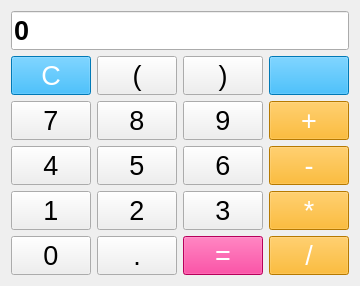
      <widget class="QWidget" name="standard_page">
       <layout class="QGridLayout" name="gridLayout_4">
        <item row="0" column="0">
         <widget class="QLineEdit" name="line_result">
          <property name="sizePolicy">
           <sizepolicy hsizetype="Expanding" vsizetype="Expanding">
            <horstretch>0</horstretch>
            <verstretch>0</verstretch>
           </sizepolicy>
          </property>
          <property name="font">
           <font>
            <pointsize>20</pointsize>
            <bold>true</bold>
           </font>
          </property>
          <property name="text">
           <string>0</string>
          </property>
          <property name="readOnly">
           <bool>true</bool>
          </property>
         </widget>
        </item>
        <item row="1" column="0">
         <layout class="QGridLayout" name="gridLayout_3">
          <item row="4" column="2">
           <widget class="QPushButton" name="btn_equal">
            <property name="sizePolicy">
             <sizepolicy hsizetype="Expanding" vsizetype="Expanding">
              <horstretch>0</horstretch>
              <verstretch>0</verstretch>
             </sizepolicy>
            </property>
            <property name="font">
             <font>
              <pointsize>20</pointsize>
             </font>
            </property>
            <property name="styleSheet">
             <string notr="true">color: rgb(255, 255, 255);
background-color: rgb(255, 0, 127);</string>
            </property>
            <property name="text">
             <string>=</string>
            </property>
           </widget>
          </item>
          <item row="4" column="3">
           <widget class="QPushButton" name="btn_divide">
            <property name="sizePolicy">
             <sizepolicy hsizetype="Expanding" vsizetype="Expanding">
              <horstretch>0</horstretch>
              <verstretch>0</verstretch>
             </sizepolicy>
            </property>
            <property name="font">
             <font>
              <pointsize>20</pointsize>
             </font>
            </property>
            <property name="styleSheet">
             <string notr="true">color: rgb(255, 255, 255);
background-color: rgb(255, 170, 0);</string>
            </property>
            <property name="text">
             <string>/</string>
            </property>
           </widget>
          </item>
          <item row="0" column="1">
           <widget class="QPushButton" name="btn_leftbracket">
            <property name="sizePolicy">
             <sizepolicy hsizetype="Expanding" vsizetype="Expanding">
              <horstretch>0</horstretch>
              <verstretch>0</verstretch>
             </sizepolicy>
            </property>
            <property name="font">
             <font>
              <pointsize>20</pointsize>
             </font>
            </property>
            <property name="text">
             <string>(</string>
            </property>
           </widget>
          </item>
          <item row="2" column="1">
           <widget class="QPushButton" name="btn_5">
            <property name="sizePolicy">
             <sizepolicy hsizetype="Expanding" vsizetype="Expanding">
              <horstretch>0</horstretch>
              <verstretch>0</verstretch>
             </sizepolicy>
            </property>
            <property name="font">
             <font>
              <pointsize>20</pointsize>
             </font>
            </property>
            <property name="text">
             <string>5</string>
            </property>
           </widget>
          </item>
          <item row="0" column="3">
           <widget class="QPushButton" name="btn_del">
            <property name="sizePolicy">
             <sizepolicy hsizetype="Expanding" vsizetype="Expanding">
              <horstretch>0</horstretch>
              <verstretch>0</verstretch>
             </sizepolicy>
            </property>
            <property name="font">
             <font>
              <pointsize>20</pointsize>
             </font>
            </property>
            <property name="styleSheet">
             <string notr="true">color: rgb(255, 255, 255);
background-color: rgb(0, 170, 255);</string>
            </property>
            <property name="text">
             <string/>
            </property>
            <property name="icon">
             <iconset theme="edit-undo">
              <normaloff>.</normaloff>.</iconset>
            </property>
            <property name="iconSize">
             <size>
              <width>32</width>
              <height>32</height>
             </size>
            </property>
           </widget>
          </item>
          <item row="1" column="3">
           <widget class="QPushButton" name="btn_plus">
            <property name="sizePolicy">
             <sizepolicy hsizetype="Expanding" vsizetype="Expanding">
              <horstretch>0</horstretch>
              <verstretch>0</verstretch>
             </sizepolicy>
            </property>
            <property name="font">
             <font>
              <pointsize>20</pointsize>
             </font>
            </property>
            <property name="styleSheet">
             <string notr="true">color: rgb(255, 255, 255);
background-color: rgb(255, 170, 0);</string>
            </property>
            <property name="text">
             <string>+</string>
            </property>
           </widget>
          </item>
          <item row="1" column="2">
           <widget class="QPushButton" name="btn_9">
            <property name="sizePolicy">
             <sizepolicy hsizetype="Expanding" vsizetype="Expanding">
              <horstretch>0</horstretch>
              <verstretch>0</verstretch>
             </sizepolicy>
            </property>
            <property name="font">
             <font>
              <pointsize>20</pointsize>
             </font>
            </property>
            <property name="text">
             <string>9</string>
            </property>
           </widget>
          </item>
          <item row="4" column="1">
           <widget class="QPushButton" name="btn_dot">
            <property name="sizePolicy">
             <sizepolicy hsizetype="Expanding" vsizetype="Expanding">
              <horstretch>0</horstretch>
              <verstretch>0</verstretch>
             </sizepolicy>
            </property>
            <property name="font">
             <font>
              <pointsize>20</pointsize>
             </font>
            </property>
            <property name="text">
             <string>.</string>
            </property>
           </widget>
          </item>
          <item row="2" column="2">
           <widget class="QPushButton" name="btn_6">
            <property name="sizePolicy">
             <sizepolicy hsizetype="Expanding" vsizetype="Expanding">
              <horstretch>0</horstretch>
              <verstretch>0</verstretch>
             </sizepolicy>
            </property>
            <property name="font">
             <font>
              <pointsize>20</pointsize>
             </font>
            </property>
            <property name="text">
             <string>6</string>
            </property>
           </widget>
          </item>
          <item row="2" column="3">
           <widget class="QPushButton" name="btn_minus">
            <property name="sizePolicy">
             <sizepolicy hsizetype="Expanding" vsizetype="Expanding">
              <horstretch>0</horstretch>
              <verstretch>0</verstretch>
             </sizepolicy>
            </property>
            <property name="font">
             <font>
              <pointsize>20</pointsize>
             </font>
            </property>
            <property name="styleSheet">
             <string notr="true">color: rgb(255, 255, 255);
background-color: rgb(255, 170, 0);</string>
            </property>
            <property name="text">
             <string>-</string>
            </property>
           </widget>
          </item>
          <item row="0" column="0">
           <widget class="QPushButton" name="btn_clear">
            <property name="sizePolicy">
             <sizepolicy hsizetype="Expanding" vsizetype="Expanding">
              <horstretch>0</horstretch>
              <verstretch>0</verstretch>
             </sizepolicy>
            </property>
            <property name="font">
             <font>
              <pointsize>20</pointsize>
             </font>
            </property>
            <property name="styleSheet">
             <string notr="true">color: rgb(255, 255, 255);
background-color: rgb(0, 170, 255);</string>
            </property>
            <property name="text">
             <string>C</string>
            </property>
           </widget>
          </item>
          <item row="3" column="1">
           <widget class="QPushButton" name="btn_2">
            <property name="sizePolicy">
             <sizepolicy hsizetype="Expanding" vsizetype="Expanding">
              <horstretch>0</horstretch>
              <verstretch>0</verstretch>
             </sizepolicy>
            </property>
            <property name="font">
             <font>
              <pointsize>20</pointsize>
             </font>
            </property>
            <property name="text">
             <string>2</string>
            </property>
           </widget>
          </item>
          <item row="3" column="0">
           <widget class="QPushButton" name="btn_1">
            <property name="sizePolicy">
             <sizepolicy hsizetype="Expanding" vsizetype="Expanding">
              <horstretch>0</horstretch>
              <verstretch>0</verstretch>
             </sizepolicy>
            </property>
            <property name="font">
             <font>
              <pointsize>20</pointsize>
             </font>
            </property>
            <property name="text">
             <string>1</string>
            </property>
           </widget>
          </item>
          <item row="1" column="1">
           <widget class="QPushButton" name="btn_8">
            <property name="sizePolicy">
             <sizepolicy hsizetype="Expanding" vsizetype="Expanding">
              <horstretch>0</horstretch>
              <verstretch>0</verstretch>
             </sizepolicy>
            </property>
            <property name="font">
             <font>
              <pointsize>20</pointsize>
             </font>
            </property>
            <property name="text">
             <string>8</string>
            </property>
           </widget>
          </item>
          <item row="3" column="3">
           <widget class="QPushButton" name="btn_multiple">
            <property name="sizePolicy">
             <sizepolicy hsizetype="Expanding" vsizetype="Expanding">
              <horstretch>0</horstretch>
              <verstretch>0</verstretch>
             </sizepolicy>
            </property>
            <property name="font">
             <font>
              <pointsize>20</pointsize>
             </font>
            </property>
            <property name="styleSheet">
             <string notr="true">color: rgb(255, 255, 255);
background-color: rgb(255, 170, 0);</string>
            </property>
            <property name="text">
             <string>*</string>
            </property>
           </widget>
          </item>
          <item row="4" column="0">
           <widget class="QPushButton" name="btn_0">
            <property name="sizePolicy">
             <sizepolicy hsizetype="Expanding" vsizetype="Expanding">
              <horstretch>0</horstretch>
              <verstretch>0</verstretch>
             </sizepolicy>
            </property>
            <property name="font">
             <font>
              <pointsize>20</pointsize>
             </font>
            </property>
            <property name="text">
             <string>0</string>
            </property>
           </widget>
          </item>
          <item row="1" column="0">
           <widget class="QPushButton" name="btn_7">
            <property name="sizePolicy">
             <sizepolicy hsizetype="Expanding" vsizetype="Expanding">
              <horstretch>0</horstretch>
              <verstretch>0</verstretch>
             </sizepolicy>
            </property>
            <property name="font">
             <font>
              <pointsize>20</pointsize>
             </font>
            </property>
            <property name="text">
             <string>7</string>
            </property>
           </widget>
          </item>
          <item row="2" column="0">
           <widget class="QPushButton" name="btn_4">
            <property name="sizePolicy">
             <sizepolicy hsizetype="Expanding" vsizetype="Expanding">
              <horstretch>0</horstretch>
              <verstretch>0</verstretch>
             </sizepolicy>
            </property>
            <property name="font">
             <font>
              <pointsize>20</pointsize>
             </font>
            </property>
            <property name="text">
             <string>4</string>
            </property>
           </widget>
          </item>
          <item row="0" column="2">
           <widget class="QPushButton" name="btn_rightbracket">
            <property name="sizePolicy">
             <sizepolicy hsizetype="Expanding" vsizetype="Expanding">
              <horstretch>0</horstretch>
              <verstretch>0</verstretch>
             </sizepolicy>
            </property>
            <property name="font">
             <font>
              <pointsize>20</pointsize>
             </font>
            </property>
            <property name="text">
             <string>)</string>
            </property>
           </widget>
          </item>
          <item row="3" column="2">
           <widget class="QPushButton" name="btn_3">
            <property name="sizePolicy">
             <sizepolicy hsizetype="Expanding" vsizetype="Expanding">
              <horstretch>0</horstretch>
              <verstretch>0</verstretch>
             </sizepolicy>
            </property>
            <property name="font">
             <font>
              <pointsize>20</pointsize>
             </font>
            </property>
            <property name="text">
             <string>3</string>
            </property>
           </widget>
          </item>
         </layout>
        </item>
       </layout>
      </widget>
